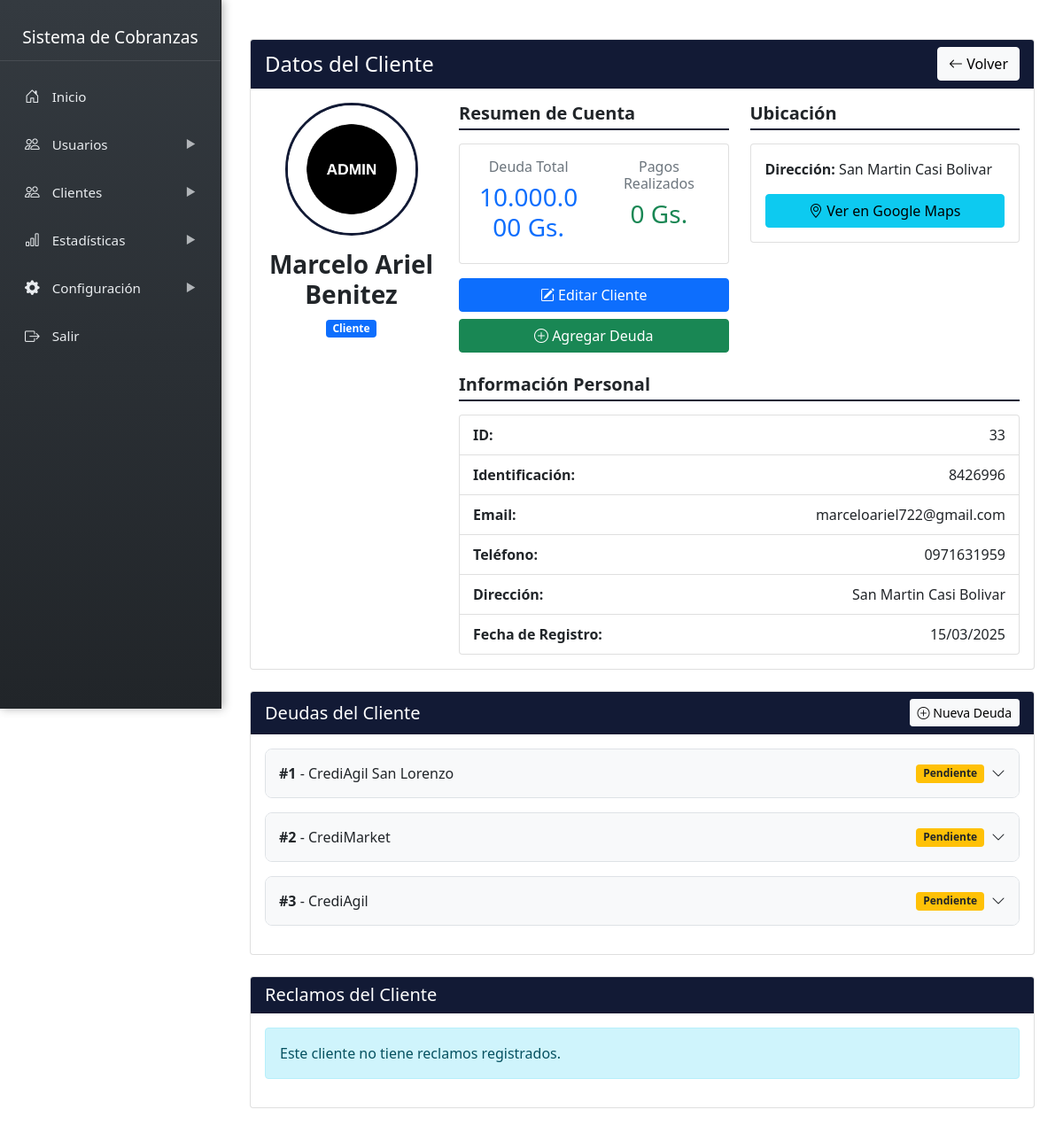
The app's page /admin/sidebar/clientes/cliente_datos.php?id=33 with its own data.
### tables this page shows
CREATE TABLE `clientes` (
  `id` int NOT NULL,
  `nombre` varchar(200) NOT NULL,
  `identificacion` varchar(20) DEFAULT NULL,
  `direccion` text,
  `ubicacion_link` text,
  `telefono` varchar(20) DEFAULT NULL,
  `email` varchar(100) DEFAULT NULL,
  `created_at` timestamp NULL DEFAULT CURRENT_TIMESTAMP,
  `imagen` varchar(255) NOT NULL DEFAULT 'default.png',
  `password` varchar(255) DEFAULT NULL
);

CREATE TABLE `deudas` (
  `id` int NOT NULL,
  `cliente_id` int NOT NULL,
  `politica_interes_id` int NOT NULL,
  `notas` text,
  `monto` decimal(12,2) NOT NULL,
  `fecha_emision` date NOT NULL,
  `saldo_pendiente` decimal(12,2) NOT NULL,
  `descripcion` text,
  `fecha_vencimiento` date NOT NULL,
  `estado` enum('pendiente','pagado','vencido','cancelado') DEFAULT 'pendiente',
  `created_at` timestamp NULL DEFAULT CURRENT_TIMESTAMP
);

### admin/sidebar/clientes/cliente_datos.php (the view, shortened to what this page needs)
<?php include '../../../admin/include/sidebar.php'; ?>
<link rel="stylesheet" href="https://unpkg.com/leaflet@1.7.1/dist/leaflet.css" />
<?php
require_once '../cnx.php';
$cliente_id = $_GET['id'];
$query = "SELECT c.*
          FROM clientes c
          WHERE c.id = ?";
$stmt = $conn->prepare($query);
$stmt->bind_param("i", $cliente_id);
$stmt->execute();
$result = $stmt->get_result();
$cliente = $result->fetch_assoc();
$query_deudas = "SELECT d.*, p.nombre as politica_nombre, p.tasa
                FROM deudas d
                JOIN politicas_interes p ON d.politica_interes_id = p.id
                WHERE d.cliente_id = ?
                ORDER BY d.fecha_vencimiento DESC";
$stmt_deudas = $conn->prepare($query_deudas);
$stmt_deudas->bind_param("i", $cliente_id);
$stmt_deudas->execute();
$result_deudas = $stmt_deudas->get_result();
$deuda_total = 0;
while ($row = $result_deudas->fetch_assoc()) {
    if ($row['estado'] != 'pagado') {
        $deuda_total += $row['saldo_pendiente'];
    }
}
$result_deudas->data_seek(0);
$query_reclamos = "SELECT * FROM reclamos WHERE cliente_id = ? ORDER BY created_at DESC";
$stmt_reclamos = $conn->prepare($query_reclamos);
$stmt_reclamos->bind_param("i", $cliente_id);
$stmt_reclamos->execute();
$result_reclamos = $stmt_reclamos->get_result();
?>
<div class="content-wrapper">
    <div class="container mt-4">
        <div class="row">
            <div class="col-md-12 mb-4">
                <div class="card">
                    <div class="card-header bg-custom text-white d-flex justify-content-between align-items-center">
                        <h4 class="mb-0">Datos del Cliente</h4>
                        <a href="ver_clientes.php" class="btn btn-light">
                            <i class="bi bi-arrow-left"></i> Volver
                        </a>
                    </div>
                    <div class="card-body">
                        <div class="row">
                            <div class="col-md-3 text-center">
                                <div class="profile-img-container mb-3">
                                    <?php if(!empty($cliente['imagen']) && $cliente['imagen'] != 'default.png'): ?>
                                        <img src="../../../uploads/profiles/<?php echo $cliente['imagen']; ?>"
                                             alt="Perfil"
                                             class="img-fluid rounded-circle profile-image"
                                             style="width: 150px; height: 150px; object-fit: cover; border: 3px solid #121a35;">
                                    <?php endif; ?>
                                </div>
                                <h3 class="cliente-nombre"><?php echo htmlspecialchars($cliente['nombre']); ?></h3>
                                <span class="badge bg-primary">Cliente</span>
                            </div>
                            <div class="col-md-9">
                                <div class="row">
                                    <div class="col-md-6">
                                        <h5 class="info-section-title">Resumen de Cuenta</h5>
                                        <div class="card mb-3">
                                            <div class="card-body">
                                                <div class="row text-center">
                                                    <div class="col-6">
                                                        <h6 class="text-muted">Deuda Total</h6>
                                                        <h3 class="text-primary"><?php echo number_format($deuda_total, 0, ',', '.'); ?> Gs.</h3>
                                                    </div>
                                                    <div class="col-6">
                                                        <h6 class="text-muted">Pagos Realizados</h6>
                                                        <h3 class="text-success">0 Gs.</h3>
                                                    </div>
                                                </div>
                                            </div>
                                        </div>
                                        <div class="d-grid gap-2 mt-3">
                                            <a href="editar_cliente.php?id=<?php echo $cliente['id']; ?>" class="btn btn-primary">
                                                <i class="bi bi-pencil-square"></i> Editar Cliente
                                            </a>
                                            <a href="agregar_deuda.php?cliente_id=<?php echo $cliente['id']; ?>" class="btn btn-success">
                                                <i class="bi bi-plus-circle"></i> Agregar Deuda
                                            </a>
                                        </div>
                                    </div>
                                    <div class="col-md-6">
                                        <h5 class="info-section-title">Ubicación</h5>
                                        <?php if(!empty($cliente['ubicacion_link'])): ?>
                                            <div class="card mb-3">
                                                <div class="card-body">
                                                    <p><strong>Dirección:</strong> <?php echo htmlspecialchars($cliente['direccion']); ?></p>
                                                    <a href="<?php echo htmlspecialchars($cliente['ubicacion_link']); ?>"
                                                       target="_blank"
                                                       class="btn btn-info w-100">
                                                        <i class="bi bi-geo-alt"></i> Ver en Google Maps
                                                    </a>
                                                </div>
                                            </div>
                                        <?php endif; ?>
                                    </div>
                                </div>
                                <div class="row mt-4">
                                    <div class="col-md-12">
                                        <h5 class="info-section-title">Información Personal</h5>
                                        <ul class="list-group cliente-info-list">
                                            <li class="list-group-item d-flex justify-content-between">
                                                <strong>ID:</strong>
                                                <span><?php echo $cliente['id']; ?></span>
                                            </li>
                                            <li class="list-group-item d-flex justify-content-between">
                                                <strong>Identificación:</strong>
                                                <span><?php echo htmlspecialchars($cliente['identificacion']); ?></span>
                                            </li>
                                            <li class="list-group-item d-flex justify-content-between">
                                                <strong>Email:</strong>
                                                <span><?php echo !empty($cliente['email']) ? htmlspecialchars($cliente['email']) : ''; ?></span>
                                            </li>
                                            <li class="list-group-item d-flex justify-content-between">
                                                <strong>Teléfono:</strong>
                                                <span><?php echo htmlspecialchars($cliente['telefono']); ?></span>
                                            </li>
                                            <li class="list-group-item d-flex justify-content-between">
                                                <strong>Dirección:</strong>
                                                <span><?php echo htmlspecialchars($cliente['direccion']); ?></span>
                                            </li>
                                            <li class="list-group-item d-flex justify-content-between">
                                                <strong>Fecha de Registro:</strong>
                                                <span><?php echo date('d/m/Y', strtotime($cliente['created_at'])); ?></span>
                                            </li>
                                        </ul>
                                    </div>
                                </div>
                            </div>
                        </div>
                    </div>
                </div>
            </div>
        </div>
        <div class="card mb-4">
            <div class="card-header bg-custom text-white d-flex justify-content-between align-items-center">
                <h5 class="mb-0">Deudas del Cliente</h5>
                <a href="agregar_deuda.php?cliente_id=<?php echo $cliente_id; ?>" class="btn btn-light btn-sm">
                    <i class="bi bi-plus-circle"></i> Nueva Deuda
                </a>
            </div>
            <div class="card-body">
                <?php if($result_deudas->num_rows > 0): ?>
                    <div class="deudas-container">
                        <?php
                        $contador_deudas = 1;
                        while($deuda = $result_deudas->fetch_assoc()):
                        ?>
                            <div class="deuda-item mb-3">
                                <div class="deuda-header" onclick="toggleDeuda('deuda-<?php echo $deuda['id']; ?>')">
                                    <div class="d-flex justify-content-between align-items-center">
                                        <div>
                                            <strong>#<?php echo $contador_deudas; ?></strong> -
                                            <?php echo htmlspecialchars($deuda['descripcion']); ?>
                                        </div>
                                        <div class="d-flex align-items-center">
                                            <span class="badge <?php
                                                if($deuda['estado'] == 'pendiente') echo 'bg-warning text-dark';
                                                elseif($deuda['estado'] == 'pagado') echo 'bg-success';
                                                elseif($deuda['estado'] == 'vencido') echo 'bg-danger';
                                            ?> me-2">
                                                <?php echo ucfirst($deuda['estado']); ?>
                                            </span>
                                            <i class="bi bi-chevron-down toggle-icon"></i>
                                        </div>
                                    </div>
                                </div>
                            </div>
                        <?php
                        $contador_deudas++;
                        endwhile;
                        ?>
                    </div>
                <?php else: ?>
                    <div class="alert alert-info">
                        Este cliente no tiene deudas registradas.
                    </div>
                <?php endif; ?>
            </div>
        </div>
        <div class="card mb-4">
            <div class="card-header bg-custom text-white">
                <h5 class="mb-0">Reclamos del Cliente</h5>
            </div>
            <div class="card-body">
                <?php if($result_reclamos->num_rows > 0): ?>
                    <div class="row">
                        <?php
                        $counter = 0;
                        while($reclamo = $result_reclamos->fetch_assoc()):
                        ?>
                            <div class="col-md-6 mb-3">
                                <div class="card h-100">
                                    <div class="card-header d-flex justify-content-between align-items-center">
                                        <h6 class="mb-0">Reclamo #<?php echo $reclamo['id']; ?></h6>
                                        <span class="badge <?php echo ($reclamo['estado'] == 'abierto') ? 'bg-danger' : 'bg-success'; ?>">
                                            <?php echo ucfirst($reclamo['estado']); ?>
                                        </span>
                                    </div>
                                    <div class="card-body">
                                        <p class="card-text"><?php echo htmlspecialchars($reclamo['descripcion']); ?></p>
                                        <p class="card-text"><small class="text-muted">Fecha: <?php echo date('d/m/Y H:i', strtotime($reclamo['created_at'])); ?></small></p>
                                    </div>
                                    <div class="card-footer">
                                        <a href="ver_reclamo.php?id=<?php echo $reclamo['id']; ?>" class="btn btn-sm btn-primary">Ver Detalles</a>
                                    </div>
                                </div>
                            </div>
                            <?php if($counter % 2 == 1): ?>
                                <div class="w-100"></div>
                            <?php endif; ?>
                        <?php $counter++; endwhile; ?>
                    </div>
                <?php else: ?>
                    <div class="alert alert-info">
                        Este cliente no tiene reclamos registrados.
                    </div>
                <?php endif; ?>
            </div>
        </div>
    </div>
</div>

### admin/include/sidebar.php (style rules this page uses)
.content-wrapper { margin-left: 250px; padding: 20px; transition: background-color 0.3s ease; }

### admin/sidebar/clientes/cliente_datos.php (style rules this page uses)
.content-wrapper { margin-left: 250px; padding: 20px; }
.bg-custom { background-color: #121a35; }
.cliente-nombre { margin-top: 10px; font-weight: 600; }
.info-section-title { margin-bottom: 15px; font-weight: 600; border-bottom: 2px solid #121a35; padding-bottom: 5px; }
.cliente-info-list .list-group-item { padding: 10px 15px; }
.deuda-item { border: 1px solid #dee2e6; border-radius: 8px; overflow: hidden; transition: all 0.3s ease; }
.deuda-header { padding: 15px; background-color: #f8f9fa; cursor: pointer; transition: background-color 0.3s ease; }
.toggle-icon { transition: transform 0.3s ease; }

### records on screen
clientes: imagen (picture), nombre "Marcelo Ariel Benitez", direccion "San Martin Casi Bolivar", id "33", identificacion "8426996", email "marceloariel722@gmail.com", telefono "0971631959", created_at "15/03/2025"
deudas: descripcion "CrediAgil San Lorenzo", estado "Pendiente"
deudas: descripcion "CrediMarket", estado "Pendiente"
deudas: descripcion "CrediAgil", estado "Pendiente"

### other values on screen
$deuda_total "10.000.000"
